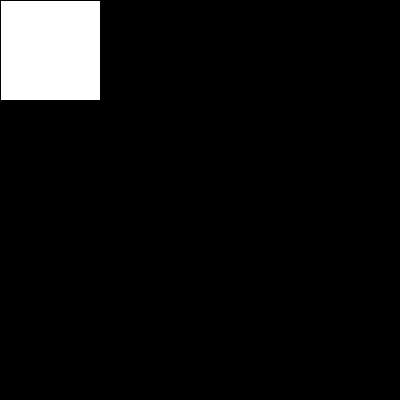
Frame 1 (no input)
Frame 60 (the mouse pressed at the canvas centre just before this capture): identical to frame 1, image omitted
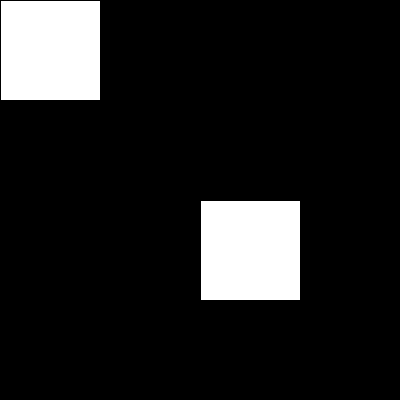
Frame 120 (the mouse held since frame 60 and released just before this capture)

The Processing sketch that drew these frames (run headless with seeded random() and noise(); from frame 60 on, the mouse is pressed at the canvas centre):

// Processing sketch: week17_setup_draw
// ── week17_setup_draw.pde
void setup()
{
  size(400,400);
  background(0,0,0);
}
void draw()
{
  rect(mouseX,mouseY,100,100);
}
